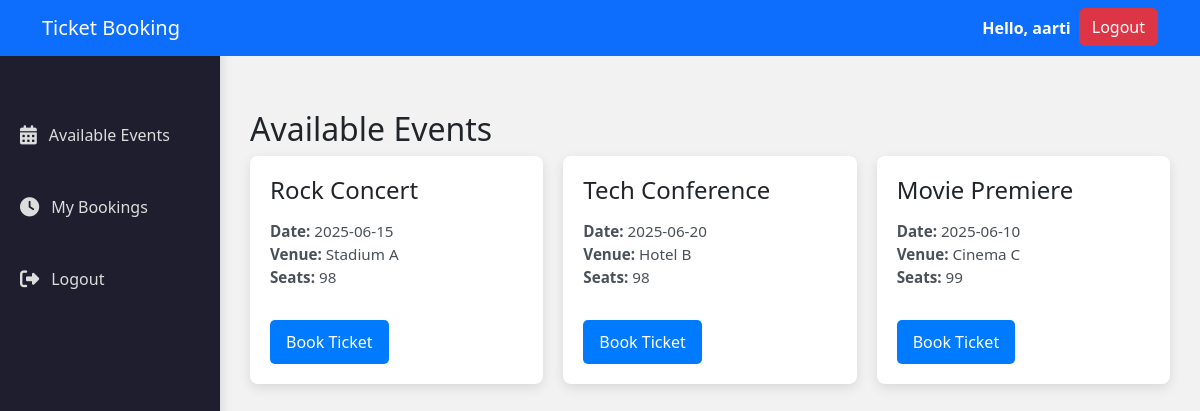
The app's page /events.php (signed in) with its own data.
### tables this page shows
CREATE TABLE IF NOT EXISTS `events` (
  `id` int NOT NULL AUTO_INCREMENT,
  `name` varchar(100) DEFAULT NULL,
  `event_date` date DEFAULT NULL,
  `venue` varchar(150) DEFAULT NULL,
  `available_seats` int DEFAULT NULL,
  `image_path` varchar(255) DEFAULT NULL,
  PRIMARY KEY (`id`)
);

### events.php (the view, shortened to what this page needs)
<?php
require 'config/db.php';
$stmt = $pdo->query("SELECT * FROM events");
$events = $stmt->fetchAll();
?>
<!DOCTYPE html>
<html lang="en">
<head>
<?php include 'head.php'; ?>
</head>
<body>
    <?php include 'header.php'; ?>
    <?php include 'sidebar.php'; ?>
    <div class="main-content">
        <header>
            <h2>Available Events</h2>
        </header>
        <div class="event-list">
            <?php foreach ($events as $event): ?>
                <div class="event-item" id="event-<?= $event['id'] ?>">
                    <h4><?= htmlspecialchars($event['name']) ?></h4>
                    <p><strong>Date:</strong> <?= $event['event_date'] ?><br>
                       <strong>Venue:</strong> <?= $event['venue'] ?><br>
                       <strong>Seats:</strong> <span id="seats-<?= $event['id'] ?>"><?= $event['available_seats'] ?></span>
                    </p>
                    <button class="book-btn" onclick="bookTicket(<?= $event['id'] ?>)">Book Ticket</button>
                </div>
            <?php endforeach; ?>
        </div>
        <div id="response" class="response" style="display:none;"></div>    </div>
</body>
</html>

### assets/style.css (style rules this page uses)
body { font-family: 'Segoe UI', sans-serif; background: #f2f2f2; display: flex; align-items: center; justify-content: center; }
.main-content { margin-left: 220px; padding: 30px; flex: 1; margin-top:80px; }
.event-list { display: grid; grid-template-columns: repeat(auto-fill, minmax(280px, 1fr)); gap: 20px; }
.event-item { background-color: #fff; border-radius: 8px; padding: 20px; box-shadow: 0 4px 12px rgba(0,0,0,0.1); transition: all 0.3s ease; }
.event-item h4 { color: #212529; margin-bottom: 15px; }
.event-item p { color: #495057; font-size: 0.95rem; }
.book-btn { background-color: #007bff; color: #fff; border: none; padding: 10px 16px; border-radius: 5px; margin-top: 15px; cursor: pointer; transition: background-color 0.3s ease; }

### records on screen
events: name "Rock Concert", event_date "2025-06-15", venue "Stadium A", available_seats "98"
events: name "Tech Conference", event_date "2025-06-20", venue "Hotel B", available_seats "98"
events: name "Movie Premiere", event_date "2025-06-10", venue "Cinema C", available_seats "99"

### other values on screen
$userName "aarti"
